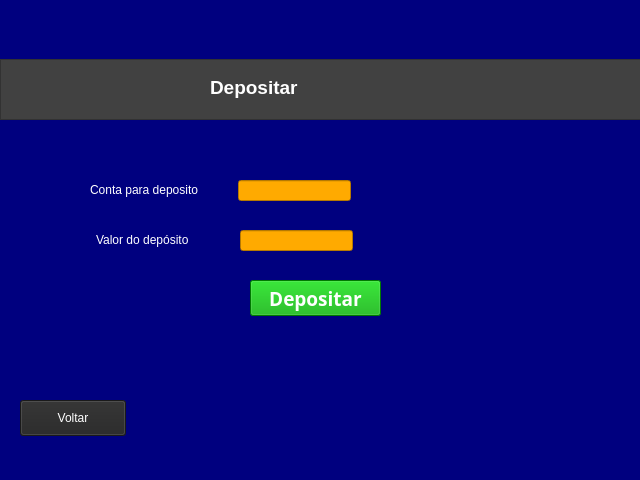
<?xml version="1.0" encoding="UTF-8"?>
<ui version="4.0">
 <class>MainWindow</class>
 <widget class="QMainWindow" name="MainWindow">
  <property name="geometry">
   <rect>
    <x>0</x>
    <y>0</y>
    <width>640</width>
    <height>480</height>
   </rect>
  </property>
  <property name="windowTitle">
   <string>MainWindow</string>
  </property>
  <property name="styleSheet">
   <string notr="true">background-color: rgb(0, 0, 127);</string>
  </property>
  <widget class="QWidget" name="centralwidget">
   <widget class="QLabel" name="label_2">
    <property name="geometry">
     <rect>
      <x>90</x>
      <y>180</y>
      <width>151</width>
      <height>20</height>
     </rect>
    </property>
    <property name="styleSheet">
     <string notr="true">color: rgb(255, 255, 255);</string>
    </property>
    <property name="text">
     <string>Conta para deposito</string>
    </property>
   </widget>
   <widget class="QLabel" name="label_3">
    <property name="geometry">
     <rect>
      <x>96</x>
      <y>230</y>
      <width>131</width>
      <height>20</height>
     </rect>
    </property>
    <property name="styleSheet">
     <string notr="true">color: rgb(255, 255, 255);</string>
    </property>
    <property name="text">
     <string>Valor do depósito</string>
    </property>
   </widget>
   <widget class="QPushButton" name="pushButton">
    <property name="geometry">
     <rect>
      <x>250</x>
      <y>280</y>
      <width>131</width>
      <height>36</height>
     </rect>
    </property>
    <property name="font">
     <font>
      <family>Noto Sans</family>
      <pointsize>14</pointsize>
      <weight>75</weight>
      <italic>false</italic>
      <bold>true</bold>
     </font>
    </property>
    <property name="styleSheet">
     <string notr="true">background-color: rgb(0, 170, 0);
color: rgb(255, 255, 255);</string>
    </property>
    <property name="text">
     <string>Depositar</string>
    </property>
   </widget>
   <widget class="QPushButton" name="pushButton_2">
    <property name="geometry">
     <rect>
      <x>20</x>
      <y>400</y>
      <width>106</width>
      <height>36</height>
     </rect>
    </property>
    <property name="styleSheet">
     <string notr="true">background-color: rgb(37, 37, 37);
color: rgb(255, 255, 255);</string>
    </property>
    <property name="text">
     <string>Voltar</string>
    </property>
   </widget>
   <widget class="QLineEdit" name="lineEdit">
    <property name="geometry">
     <rect>
      <x>238</x>
      <y>180</y>
      <width>113</width>
      <height>21</height>
     </rect>
    </property>
    <property name="styleSheet">
     <string notr="true">background-color: rgb(255, 170, 0);
color: rgb(0, 0, 0);</string>
    </property>
    <property name="text">
     <string/>
    </property>
   </widget>
   <widget class="QLineEdit" name="lineEdit_2">
    <property name="geometry">
     <rect>
      <x>240</x>
      <y>230</y>
      <width>113</width>
      <height>21</height>
     </rect>
    </property>
    <property name="styleSheet">
     <string notr="true">background-color: rgb(255, 170, 0);
color: rgb(0, 0, 0);</string>
    </property>
    <property name="text">
     <string/>
    </property>
   </widget>
   <widget class="QFrame" name="frame">
    <property name="geometry">
     <rect>
      <x>0</x>
      <y>59</y>
      <width>651</width>
      <height>61</height>
     </rect>
    </property>
    <property name="styleSheet">
     <string notr="true">background-color: rgb(65, 65, 65);</string>
    </property>
    <property name="frameShape">
     <enum>QFrame::StyledPanel</enum>
    </property>
    <property name="frameShadow">
     <enum>QFrame::Raised</enum>
    </property>
    <widget class="QLabel" name="label">
     <property name="geometry">
      <rect>
       <x>210</x>
       <y>13</y>
       <width>131</width>
       <height>31</height>
      </rect>
     </property>
     <property name="font">
      <font>
       <pointsize>14</pointsize>
       <weight>75</weight>
       <bold>true</bold>
      </font>
     </property>
     <property name="styleSheet">
      <string notr="true">color: rgb(255, 255, 255);</string>
     </property>
     <property name="text">
      <string>Depositar</string>
     </property>
    </widget>
   </widget>
  </widget>
  <widget class="QStatusBar" name="statusbar"/>
 </widget>
 <resources/>
 <connections/>
</ui>
